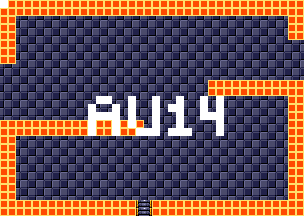

A 2D game scene composited from a Tiled map and its tileset images. What follows is a short description and the map's XML, with each tile layer's data collapsed to a summary:
An orthogonal 38x27 tile map with 8x8 px tiles, 4 tile layers (background, foreground, room numbers, Objects), 15 tilesets.

<map version="1.5" tiledversion="1.7.1" orientation="orthogonal" renderorder="right-down" width="38" height="27" tilewidth="8" tileheight="8" infinite="0" nextlayerid="11" nextobjectid="1">
 <tileset firstgid="1" source="tilesheets/tsKarniMata.tsx" />
 <tileset firstgid="1025" source="tilesheets/tsVoodooWasp.tsx" />
 <tileset firstgid="2049" source="tilesheets/tsBurial.tsx" />
 <tileset firstgid="3073" source="tilesheets/tsBlueTemple.tsx" />
 <tileset firstgid="4097" source="tilesheets/tsGoddess.tsx" />
 <tileset firstgid="5121" source="tilesheets/tsKonark.tsx" />
 <tileset firstgid="6145" name="sEnemies" tilewidth="8" tileheight="8" tilecount="1024" columns="32">
  <image source="../grapx/tilesheets/sObjects.bmp" trans="ff94ff" width="256" height="256" />
 </tileset>
 <tileset firstgid="7169" source="tilesheets/tsIceTemple.tsx" />
 <tileset firstgid="8193" source="tilesheets/tsLavaArea.tsx" />
 <tileset firstgid="9217" source="tilesheets/tsBossArea.tsx" />
 <tileset firstgid="10241" source="tilesheets/tsPegu.tsx" />
 <tileset firstgid="11265" source="tilesheets/sTiwanakuTemple.tsx" />
 <tileset firstgid="12289" source="tilesheets/sIndraTemple.tsx" />
 <tileset firstgid="13313" source="tilesheets/sTeleport.tsx" />
 <tileset firstgid="14337" source="tilesheets/sObjects.tsx" />
 <layer id="2" name="background" width="38" height="27">
  <data>[1026 cells, 1026 non-empty, 2 distinct tile ids]</data>
 </layer>
 <layer id="1" name="foreground" width="38" height="27">
  <data>[1026 cells, 272 non-empty, 3 distinct tile ids]</data>
 </layer>
 <layer id="7" name="room numbers" width="38" height="27">
  <data>[1026 cells, 41 non-empty, 1 distinct tile ids]</data>
 </layer>
 <layer id="10" name="Objects" width="38" height="27">
  <data>[1026 cells, 0 non-empty, 0 distinct tile ids]</data>
 </layer>
</map>
